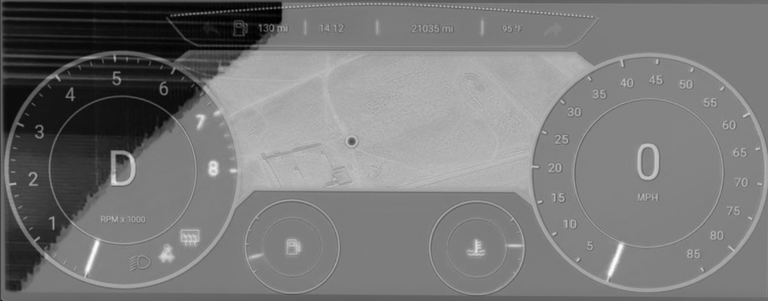
#> input picture ImageRegistration/images/SlicTest.png, 768 x 301 px, shrunk from 1656 x 650 before the run
$ python SpectralClustering.py
#> lines starting #> are read from the running program, lines starting #| are printed output that depends on the picture; after the words box and inside, x2 and y2 are one past the last pixel; in counts of white or black regions, pixels touching at a corner belong together
import matplotlib.pyplot as plt
import numpy as np
import cv2
from skimage import segmentation, color
from skimage import graph
from sklearn.cluster import spectral_clustering

def first_spectral_clustering():
    image = cv2.imread('images/fail3.jpg', cv2.IMREAD_GRAYSCALE)

    #padding
    desired_size = max(image.shape)
    vertical_pad = (desired_size - image.shape[0]) // 2
    horizontal_pad = (desired_size - image.shape[1]) // 2
    padded_image = np.pad(image, ((vertical_pad, vertical_pad), (horizontal_pad, horizontal_pad)), mode='constant')
    image = padded_image
    print('image shape:', image.shape)


    #spectral clustering
    mask = image.astype(bool)


    labels = spectral_clustering(image, n_clusters=2, eigen_solver="arpack")
    label_im = np.full(mask.shape, -1.0)
    label_im[mask] = labels

    fig, axs = plt.subplots(nrows=1, ncols=2, figsize=(10, 5))
    axs[0].matshow(image)
    axs[1].matshow(label_im)

    plt.show()


def normalized_cut():
    img = cv2.imread("images/SlicTest.png")
#> img is the input picture: shape (301, 768, 3); mean B, G, R 120.2, 120.2, 120.2
    #stuff
    labels1 = segmentation.slic(img, compactness=30, n_segments=3, start_label=1)
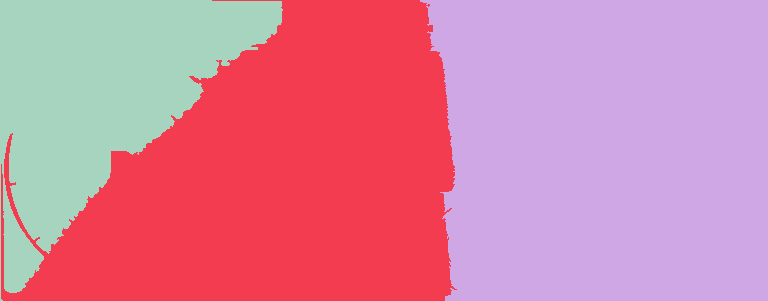
#> labels1: shape (301, 768) int64; 3 distinct labels, from 1 to 3; one colour per label, 0 black
    out1 = color.label2rgb(labels1, img, kind='avg', bg_label=0)
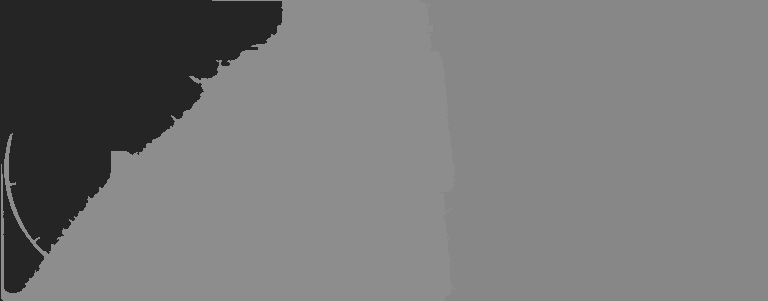
#> out1: shape (301, 768, 3); mean B, G, R 119.6, 119.4, 119.4
    plt.imshow(out1)
    plt.show()

if __name__ == '__main__':
    """entry point"""
    normalized_cut()

$ run again, with ImageRegistration/images/fail4.jpg saved as ImageRegistration/images/SlicTest.png
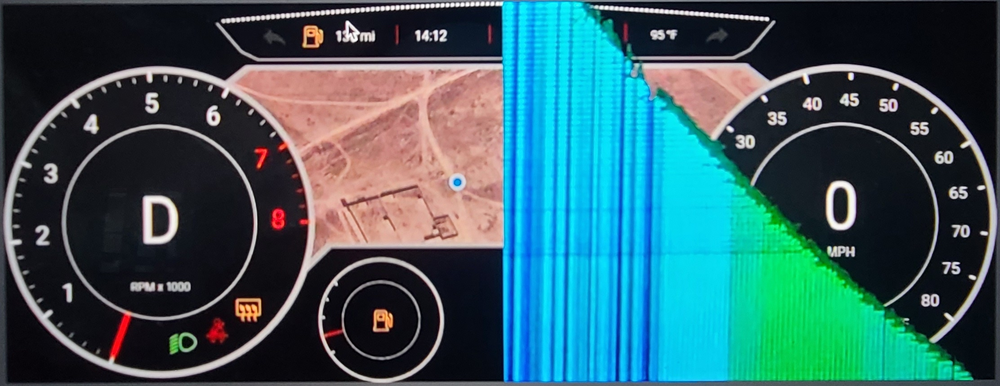
#> input picture ImageRegistration/images/fail4.jpg, 1000 x 386 px, shrunk from 2224 x 858 before the run
#> in normalized_cut, img is the input picture: shape (386, 1000, 3); mean B, G, R 99.1, 93.4, 51.6
#> in normalized_cut, `labels1 = segmentation.slic(img, compactness=30, n_segments=3, start_l..`:
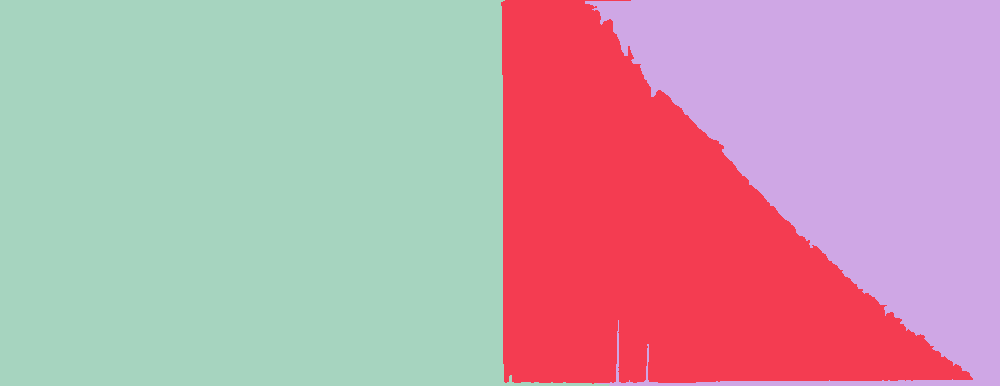
#> labels1: shape (386, 1000) int64; 3 distinct labels, from 1 to 3; one colour per label, 0 black
#> in normalized_cut, `out1 = color.label2rgb(labels1, img, kind='avg', bg_label=0)`:
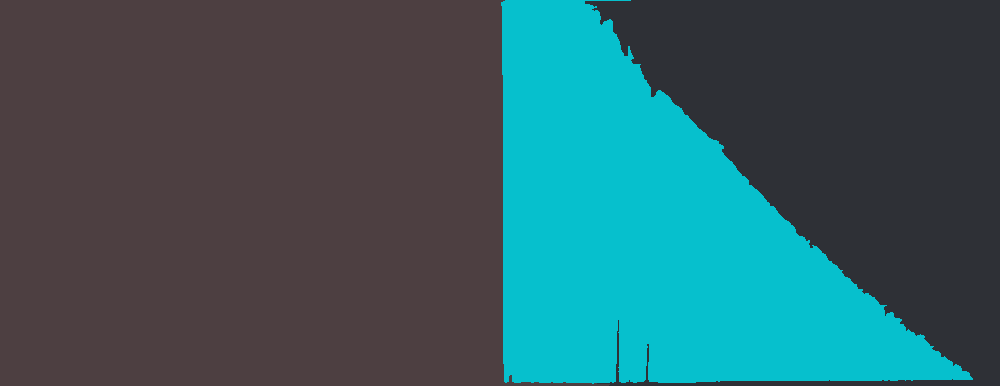
#> out1: shape (386, 1000, 3); mean B, G, R 98.6, 92.8, 51.3
